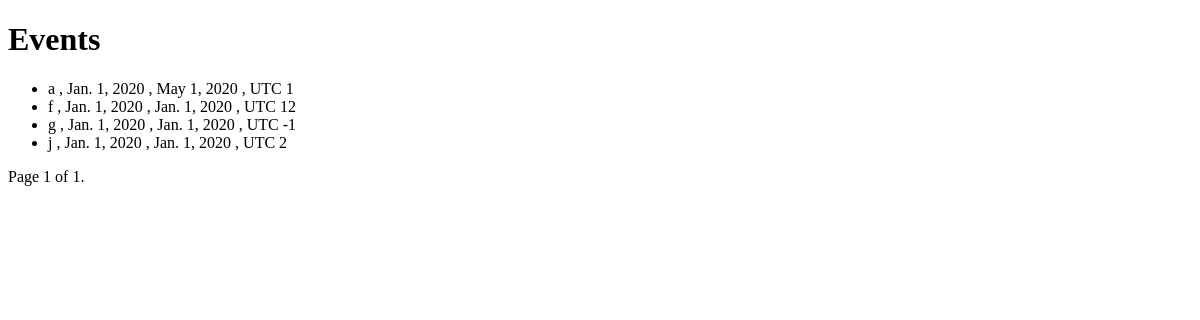
The app's page /events/events/list, older data.
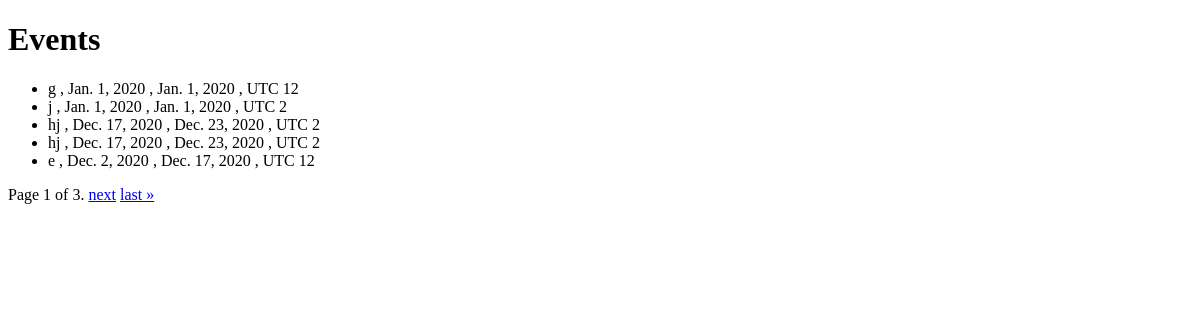
The same page, newer data.
### events/models.py (models this page shows, shortened)
class Event(models.Model):
    name = models.CharField(max_length=200)
    start_date = models.DateField()
    end_date = models.DateField()
    timezone = models.IntegerField()

### events/views.py (the view)
# urls.py: path('events/list', views.EventListView.as_view(), name='list_events'),
class EventListView(generic.ListView):
    model = Event
    paginate_by = 5
    template_name = 'events/eventlist.html'

### events/templates/events/eventlist.html (shortened to what this page needs)
<!DOCTYPE html>
<html>
<head>
</head>
<body>
<h1>Events</h1>
<ul>
{% for event in object_list %}
    <li>{{ event.name }} , {{ event.start_date|date }} , {{ event.end_date|date }} ,  UTC {{ event.timezone }}</li>
{% empty %}
    <li>No events yet.</li>
{% endfor %}
</ul>
<div class="pagination">
    <span class="step-links">
        <span class="current">
            Page {{ page_obj.number }} of {{ page_obj.paginator.num_pages }}.
        </span>
        {% if page_obj.has_next %}
            <a href="?page={{ page_obj.next_page_number }}">next</a>
            <a href="?page={{ page_obj.paginator.num_pages }}">last &raquo;</a>
        {% endif %}
    </span>
</div>
</body>
</html>

Row changes from the older to the newer data that the page shows:
removed Event: name "a", start_date "Jan. 1, 2020", end_date "May 1, 2020", timezone "1"
removed Event: name "f", start_date "Jan. 1, 2020", end_date "Jan. 1, 2020", timezone "12"
changed Event (number 1 of 5 on the later page): timezone "-1" → "12"
added Event: name "hj", start_date "Dec. 17, 2020", end_date "Dec. 23, 2020", timezone "2"
added Event: name "hj", start_date "Dec. 17, 2020", end_date "Dec. 23, 2020", timezone "2"
added Event: name "e", start_date "Dec. 2, 2020", end_date "Dec. 17, 2020", timezone "12"
Text that changed along with them:
{{ page_obj.paginator.num_pages }}: "1" → "3"
text now shown: "next last »"
